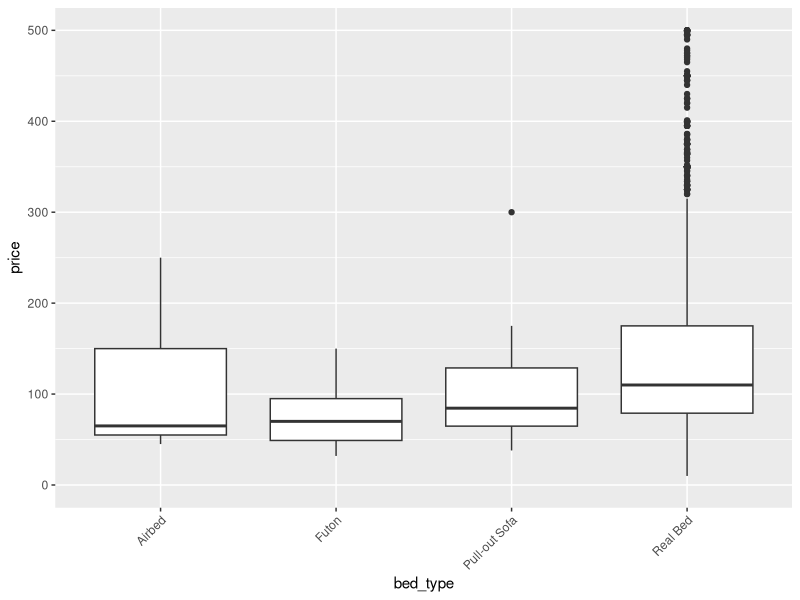
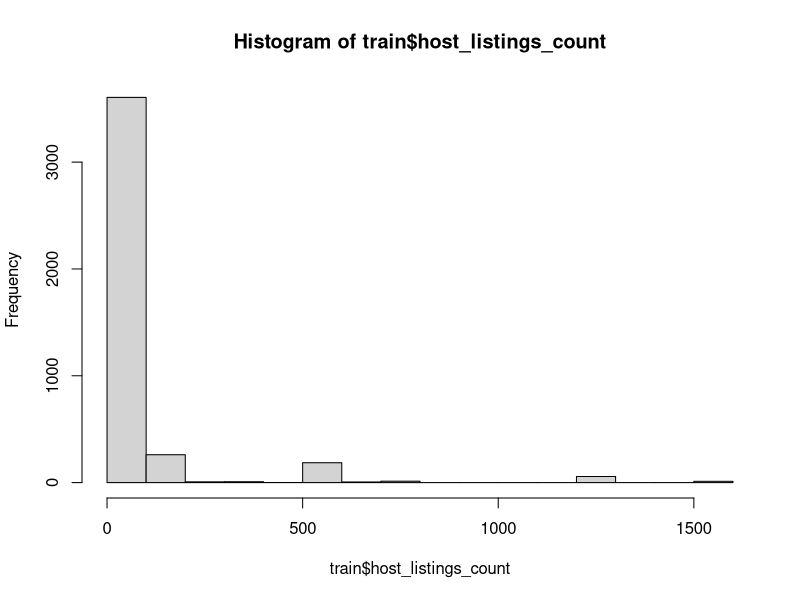

Write R code to recreate these figures, in order. (Note: this script raises an error after producing the figures.)
## ---- chunk 1
val <- read.csv("price_val.csv")
train <- read.csv("price_train.csv")
## ---- chunk 2
dim(val) 
dim(train)
## ---- chunk 3
colnames(train)
## ---- chunk 4
#EDA to eliminate variables
library(ggplot2)
ggplot(data = train, aes(x = factor(bed_type), y = price)) + geom_boxplot() + labs(x = "bed_type", y="price") + ylim(0, 500)+
  theme(axis.text.x = element_text(angle = 45, hjust = 1))
#Only real bed has higher price in average. We decide to include information for whether a listing as "IS_Real_Bed"
## ---- chunk 5
hist(train$host_listings_count) #majority of host
## ---- chunk 6
plot(train$price ~ train$host_is_superhost)
## ---- chunk 7
IS_Real_Bed <- ifelse(train$bed_type == "Real Bed", 1, 0)

new_train <- data.frame(IS_Real_Bed = IS_Real_Bed)
## ---- chunk 8
new_train$host_response_rate = train$host_response_rate
new_train$host_response_time = train$host_response_time
new_train$host_identity_verified = train$host_identity_verified
new_train$accommodates = train$accommodates
new_train$room_type = train$room_type
new_train$bedrooms = train$bedrooms
new_train$beds = train$beds
new_train$cleaning_fee = train$cleaning_fee
new_train$minimum_nights = train$minimum_nights
new_train$instant_bookable = train$instant_bookable
new_train$In_Downtown = train$In_Downtown
new_train$In_Delridge = train$In_Delridge
new_train$In_Lake_City = train$In_Lake_City
## ---- chunk 9
IS_Real_Bed <- ifelse(val$bed_type == "Real Bed", 1, 0)
new_val <- data.frame(IS_Real_Bed = IS_Real_Bed)
new_val$host_response_rate = val$host_response_rate
new_val$host_response_time = val$host_response_time
new_val$host_identity_verified = val$host_identity_verified
new_val$accommodates = val$accommodates
new_val$room_type = val$room_type
new_val$bedrooms = val$bedrooms
new_val$beds = val$beds
new_val$cleaning_fee = val$cleaning_fee
new_val$minimum_nights = val$minimum_nights
new_val$instant_bookable = val$instant_bookable
new_val$In_Downtown = val$In_Downtown
new_val$In_Delridge = val$In_Delridge
new_val$In_Lake_City = val$In_Lake_City
## ---- chunk 10
x_train <- model.matrix(~.,new_train)
MSE_val <- numeric(0)
MSE_train <- numeric(0)
lambda_min <- numeric(0)
x_val <- model.matrix(~.,new_val)
library(glmnet)
for (i in 1:11){
  model1 <- cv.glmnet(y=train$price, x=x_train, alpha = seq(0,1,by = 0.1)[i],family="gaussian")
  lambda_min[i] <- model1$lambda.min
  MSE_train[i] = mean((predict(model1, s = model1$lambda.min, newx=x_train)-train$price)^2)
  MSE_val[i] = mean((predict(model1, s = model1$lambda.min, newx=x_val) - val$price)^2) 
}
## ---- chunk 11
min(MSE_train)
min(MSE_val)
## ---- chunk 12
plot(seq(0,1,by = 0.1), MSE_train, ylim=c(min(MSE_train), max(MSE_val)), type = "o")
lines(seq(0,1,by = 0.1), MSE_val, type = "o")
